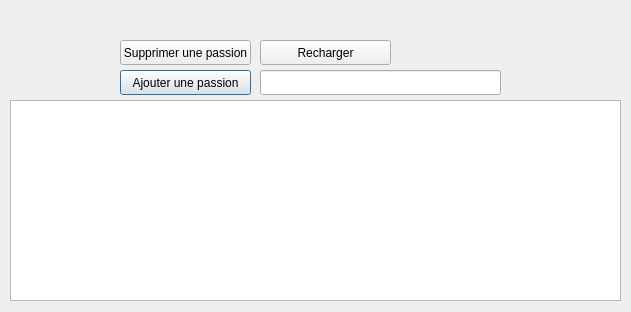
<?xml version="1.0" encoding="UTF-8"?>
<ui version="4.0">
 <class>UserDialog</class>
 <widget class="QDialog" name="UserDialog">
  <property name="geometry">
   <rect>
    <x>0</x>
    <y>0</y>
    <width>631</width>
    <height>312</height>
   </rect>
  </property>
  <property name="windowTitle">
   <string>Dialog</string>
  </property>
  <widget class="QLabel" name="status">
   <property name="enabled">
    <bool>true</bool>
   </property>
   <property name="geometry">
    <rect>
     <x>10</x>
     <y>10</y>
     <width>611</width>
     <height>41</height>
    </rect>
   </property>
   <property name="text">
    <string/>
   </property>
  </widget>
  <widget class="QLineEdit" name="le_passion">
   <property name="geometry">
    <rect>
     <x>260</x>
     <y>70</y>
     <width>241</width>
     <height>25</height>
    </rect>
   </property>
  </widget>
  <widget class="QPushButton" name="pb_passion">
   <property name="geometry">
    <rect>
     <x>120</x>
     <y>70</y>
     <width>131</width>
     <height>25</height>
    </rect>
   </property>
   <property name="text">
    <string>Ajouter une passion</string>
   </property>
   <property name="flat">
    <bool>false</bool>
   </property>
  </widget>
  <widget class="QTableView" name="tv_passion">
   <property name="geometry">
    <rect>
     <x>10</x>
     <y>100</y>
     <width>611</width>
     <height>201</height>
    </rect>
   </property>
  </widget>
  <widget class="QPushButton" name="pb_rm_passion">
   <property name="geometry">
    <rect>
     <x>120</x>
     <y>40</y>
     <width>131</width>
     <height>25</height>
    </rect>
   </property>
   <property name="text">
    <string>Supprimer une passion</string>
   </property>
   <property name="flat">
    <bool>false</bool>
   </property>
  </widget>
  <widget class="QPushButton" name="pb_refresh">
   <property name="geometry">
    <rect>
     <x>260</x>
     <y>40</y>
     <width>131</width>
     <height>25</height>
    </rect>
   </property>
   <property name="text">
    <string>Recharger</string>
   </property>
   <property name="flat">
    <bool>false</bool>
   </property>
  </widget>
 </widget>
 <resources/>
 <connections/>
</ui>
